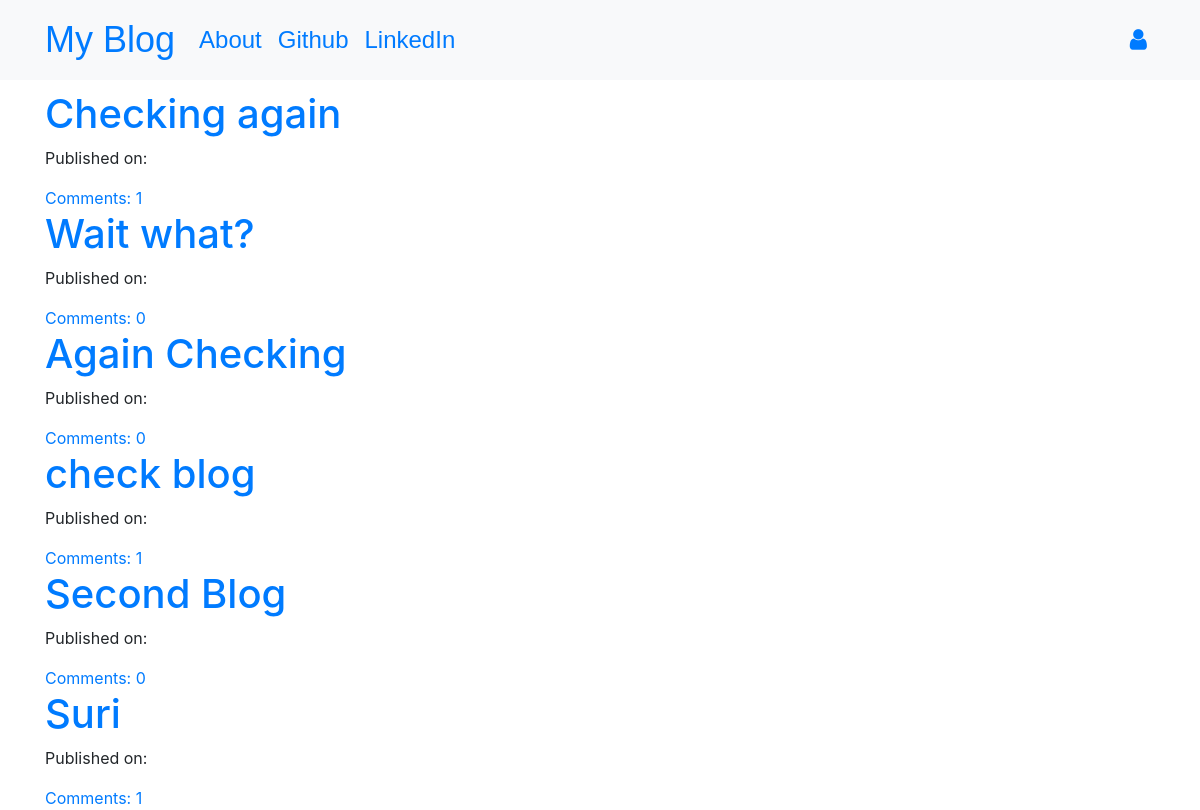
The page / on the database its author committed.
### blog/models.py (models this page shows, shortened)
class Post(models.Model):
    author = models.ForeignKey('auth.User', on_delete=models.CASCADE)
    title = models.CharField(max_length=200)
    text = models.TextField()
    created_date = models.DateTimeField(default=timezone.now)
    published_date = models.DateTimeField(blank=True, null=True)
    def approve_comments(self):
        return self.comments.filter(approved_comment=True)

### blog/views.py (the view)
# urls.py: path('', views.PostListView.as_view(), name='post_list'),
class PostListView(ListView):
    model = Post
    def get_queryset(self):
        return Post.objects.filter(published_date__lte=timezone.now()).order_by('-published_date')

### blog/templates/blog/post_list.html
{% extends 'blog/base.html' %}
{% block content %}
<div class="centerstage">
    {% for post in post_list %}
    <div class="post">
        <h1><a href="{% url 'post_detail' pk=post.pk %}">{{ post.title }}</a></h1>
        <div class="date">
            <p>Published on: {{ post.published|date:"D M Y" }}</p>
        </div>
        <a href="{% url 'post_detail' pk=post.pk %}">Comments: {{ post.approve_comments.count }}</a>
    </div>
    {% endfor %}
</div>
{% endblock %}

### blog/templates/blog/base.html (shortened to what this page needs)
<!DOCTYPE html>
{% load static %}
<html lang="en">
<head>
    <link rel="stylesheet" href="https://stackpath.bootstrapcdn.com/bootstrap/4.3.1/css/bootstrap.min.css">
    <link href="https://maxcdn.bootstrapcdn.com/font-awesome/4.7.0/css/font-awesome.min.css" rel="stylesheet">
    <link rel="stylesheet" href="//cdn.jsdelivr.net/npm/medium-editor@latest/dist/css/medium-editor.min.css" type="text/css" media="screen" charset="utf-8">
    <link rel="stylesheet" href="{% static 'css/blog.css' %}">
</head>
<body class="loader">
    <nav class="navbar navbar-expand-lg bg-light techfont">
        <div class="container">
            <div class="nav navbar-nav align-items-center">
                <a class="navbar-brand bigbrand" href="{% url 'post_list' %}">My Blog</a>
                <a class="nav-item nav-link" href="{% url 'about' %}">About</a>
                <a class="nav-item nav-link" href="https://www.github.com">Github</a>
                <a class="nav-item nav-link" href="https://www.linkedin.com">LinkedIn</a>
            </div>
        <div class="navbar-nav align-items-center ml-auto">
                {% if user.is_authenticated %}
                    <a class="nav-item nav-link" href="{% url 'post_new' %}">New Post</a>
                    <a class="nav-item nav-link" href="{% url 'post_draft_list' %}">Drafts</a>
                    <a class="nav-item nav-link" href="{% url 'logout' %}">Log Out</a>
                    <a class="nav-item nav-link" href=""><span class="fa fa-user" aria-hidden="true"> {{ user.username }}</span></a>
                {% else %}
                   <a class="nav-item nav-link" href="{% url 'login' %}" aria-label="Login">
                   <span class="fa fa-user" aria-hidden="true"></span></a>
                {% endif %}
            </div>
        </div>
    </nav>
    <div class="content container">
        <div class="row">
            <div class="col-md-8">
                <div class="blog_posts">
                    {% block content %}
                    {% endblock %}
                </div>
            </div>
        </div>
    </div>
</body>
</html>

### blog/static/css/blog.css (style rules this page uses)
.techfont { font-family: 'Bellota Text', sans-serif; font-size: 1.5em; margin-bottom: 10px; }
.bigbrand { font-size: 1.5em; }
.centerstage { margin-left: auto; margin-right: auto; }
.loader { filter:hue-rotate(0deg); color:linear-gradient(45deg,#0f8,#08f); animation:hue 10000ms infinite linear; }

### rows shown on the page
Post: title "Checking again", approve_comments.count "1"
Post: title "Wait what?", approve_comments.count "0"
Post: title "Again Checking", approve_comments.count "0"
Post: title "check blog", approve_comments.count "1"
Post: title "Second Blog", approve_comments.count "0"
Post: title "Suri", approve_comments.count "1"
